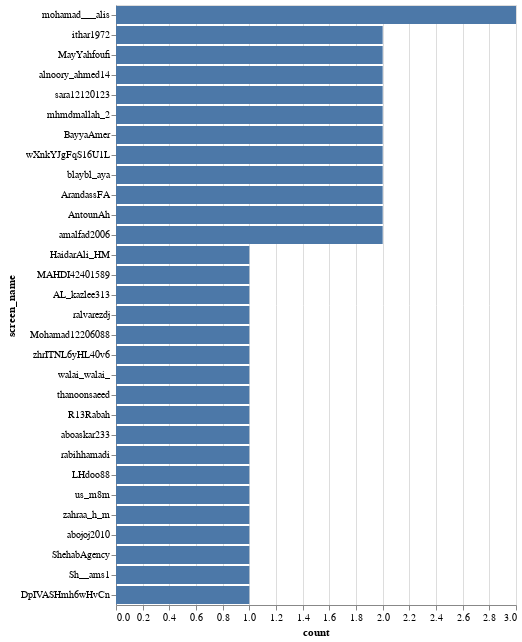

Notebook code for this chart:
### Markdown cell above
### Noisiest users

### Code cell
noise_df = df["user.screen_name"].value_counts()[:30].to_frame().reset_index()

# Rename for better labels
noise_df["screen_name"] = noise_df["index"]
noise_df["count"] = noise_df["user.screen_name"]

present(
    "noisiest_users",
    alt.Chart(noise_df).mark_bar().encode(y=alt.Y('screen_name', sort='-x'), x="count")
)

### Figure 1 — Vega-Lite specification as saved in the notebook (floating-point values rounded to 4 significant figures)
{"config": {"view": {"continuousWidth": 400, "continuousHeight": 300}}, "data": {"name": "data-fdde5418baff53519dfdf4bb632e5552"}, "mark": "bar", "encoding": {"x": {"type": "quantitative", "field": "count"}, "y": {"type": "nominal", "field": "screen_name", "sort": "-x"}}, "$schema": "https://vega.github.io/schema/vega-lite/v4.8.1.json", "datasets": {"data-fdde5418baff53519dfdf4bb632e5552": [{"index": "mohamad___alis", "user.screen_name": 3, "screen_name": "mohamad___alis", "count": 3}, {"index": "ithar1972", "user.screen_name": 2, "screen_name": "ithar1972", "count": 2}, {"index": "MayYahfoufi", "user.screen_name": 2, "screen_name": "MayYahfoufi", "count": 2}, {"index": "alnoory_ahmed14", "user.screen_name": 2, "screen_name": "alnoory_ahmed14", "count": 2}, {"index": "sara12120123", "user.screen_name": 2, "screen_name": "sara12120123", "count": 2}, {"index": "mhmdmallah_2", "user.screen_name": 2, "screen_name": "mhmdmallah_2", "count": 2}, {"index": "BayyaAmer", "user.screen_name": 2, "screen_name": "BayyaAmer", "count": 2}, {"index": "wXnkYJgFqS16U1L", "user.screen_name": 2, "screen_name": "wXnkYJgFqS16U1L", "count": 2}, {"index": "blaybl_aya", "user.screen_name": 2, "screen_name": "blaybl_aya", "count": 2}, {"index": "ArandassFA", "user.screen_name": 2, "screen_name": "ArandassFA", "count": 2}, {"index": "AntounAh", "user.screen_name": 2, "screen_name": "AntounAh", "count": 2}, {"index": "amalfad2006", "user.screen_name": 2, "screen_name": "amalfad2006", "count": 2}, {"index": "HaidarAli_HM", "user.screen_name": 1, "screen_name": "HaidarAli_HM", "count": 1}, {"index": "MAHDI42401589", "user.screen_name": 1, "screen_name": "MAHDI42401589", "count": 1}, {"index": "AL_kazlee313", "user.screen_name": 1, "screen_name": "AL_kazlee313", "count": 1}, {"index": "ralvarezdj", "user.screen_name": 1, "screen_name": "ralvarezdj", "count": 1}, {"index": "Mohamad12206088", "user.screen_name": 1, "screen_name": "Mohamad12206088", "count": 1}, {"index": "zhrITNL6yHL40v6", "user.screen_name": 1, "screen_name": "zhrITNL6yHL40v6", "count": 1}, {"index": "walai_walai_", "user.screen_name": 1, "screen_name": "walai_walai_", "count": 1}, {"index": "thanoonsaeed", "user.screen_name": 1, "screen_name": "thanoonsaeed", "count": 1}, {"index": "R13Rabah", "user.screen_name": 1, "screen_name": "R13Rabah", "count": 1}, {"index": "aboaskar233", "user.screen_name": 1, "screen_name": "aboaskar233", "count": 1}, {"index": "rabihhamadi", "user.screen_name": 1, "screen_name": "rabihhamadi", "count": 1}, {"index": "LHdoo88", "user.screen_name": 1, "screen_name": "LHdoo88", "count": 1}, {"index": "us_m8m", "user.screen_name": 1, "screen_name": "us_m8m", "count": 1}, {"index": "zahraa_h_m", "user.screen_name": 1, "screen_name": "zahraa_h_m", "count": 1}, {"index": "abojoj2010", "user.screen_name": 1, "screen_name": "abojoj2010", "count": 1}, {"index": "ShehabAgency", "user.screen_name": 1, "screen_name": "ShehabAgency", "count": 1}, {"index": "Sh__ams1", "user.screen_name": 1, "screen_name": "Sh__ams1", "count": 1}, {"index": "DpIVASHmh6wHvCn", "user.screen_name": 1, "screen_name": "DpIVASHmh6wHvCn", "count": 1}]}}
